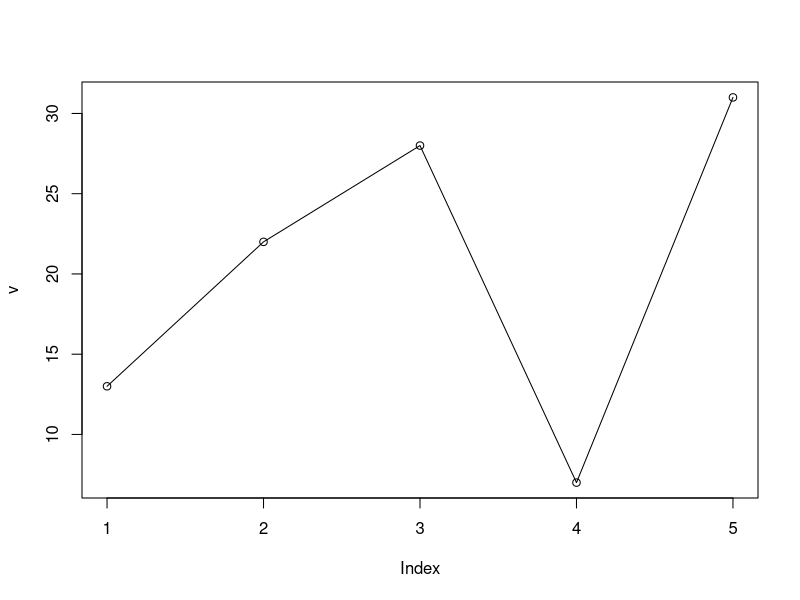
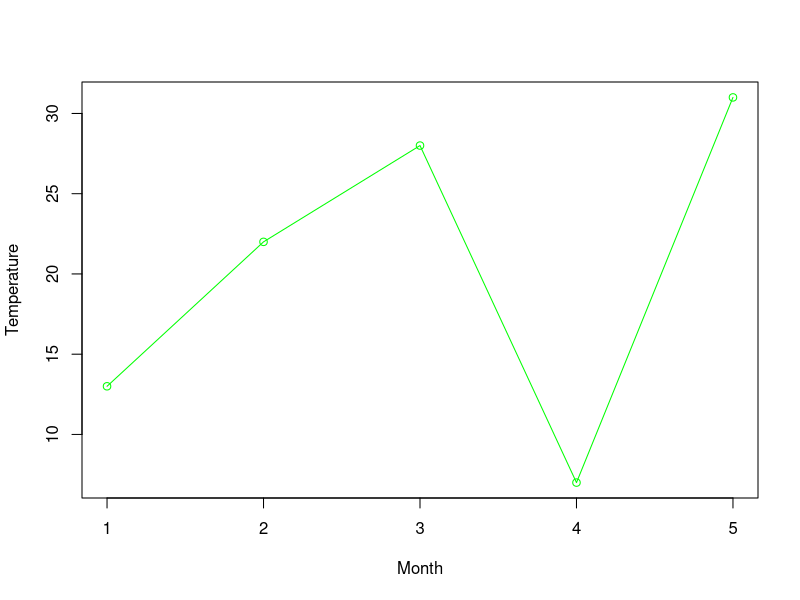
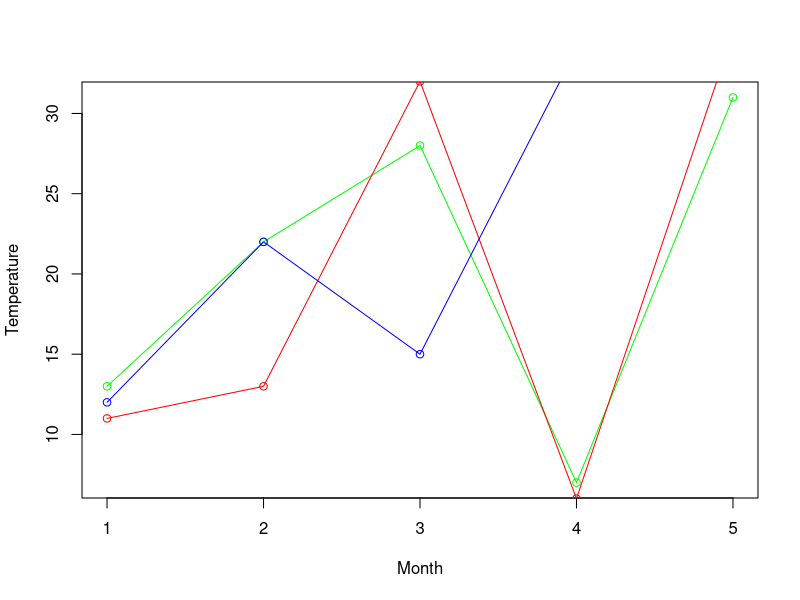
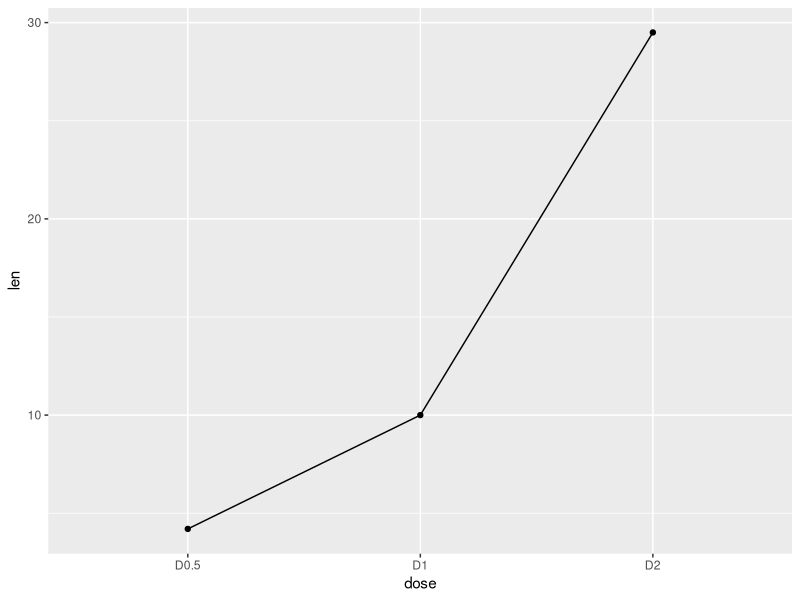
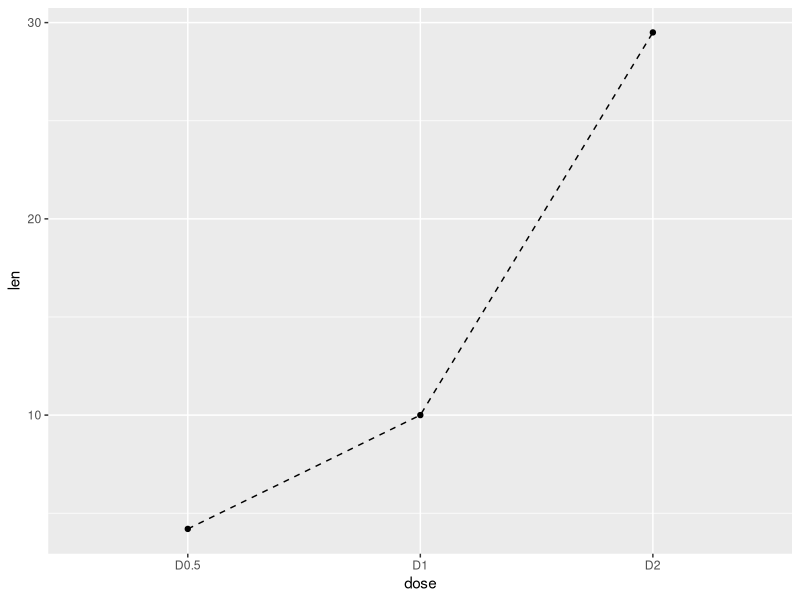
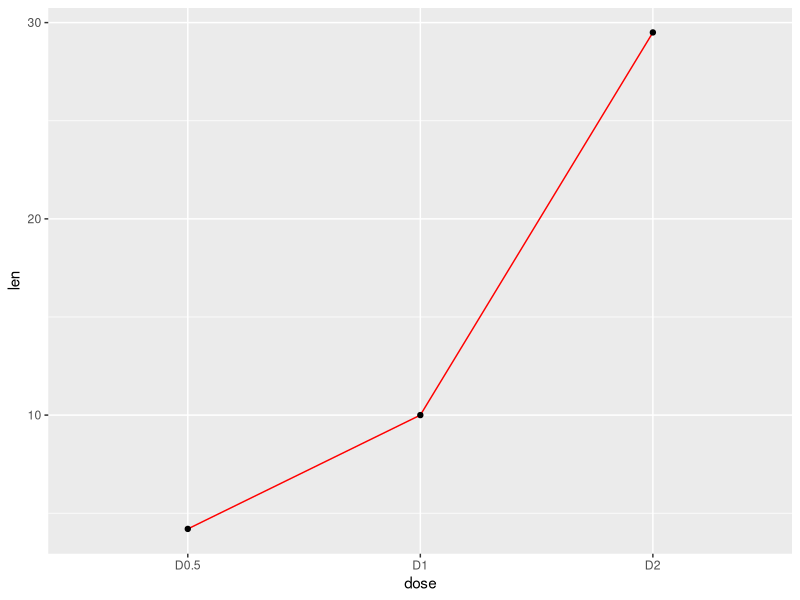

Generate these figures, in order, with R:
#14

v <- c(13,22,28,7,31) 
plot(v,type = "o") 

#15

v<- c(13,22,28,7,31)  
plot(v,type = "o",col="green",xlab="Month",ylab="Temperature")  

#16

v <- c(13,22,28,7,31)  
w <- c(11,13,32,6,35)  
x <- c(12,22,15,34,35)  
plot(v,type = "o",col="green",xlab="Month",ylab="Temperature")  
lines(w, type = "o", col = "red")  
lines(x, type = "o", col = "blue") 

#17

library(ggplot2)    
data_frame<- data.frame(dose=c("D0.5", "D1", "D2"),  
                        len=c(4.2, 10, 29.5))  
head(data_frame)    
ggplot(data=data_frame, aes(x=dose, y=len, group=1)) +geom_line()+geom_point()  
  
ggplot(data=data_frame, aes(x=dose, y=len, group=1)) +geom_line(linetype = "dashed")+geom_point()  
  
ggplot(data=data_frame, aes(x=dose, y=len, group=1)) +geom_line(color="red")+geom_point()  
